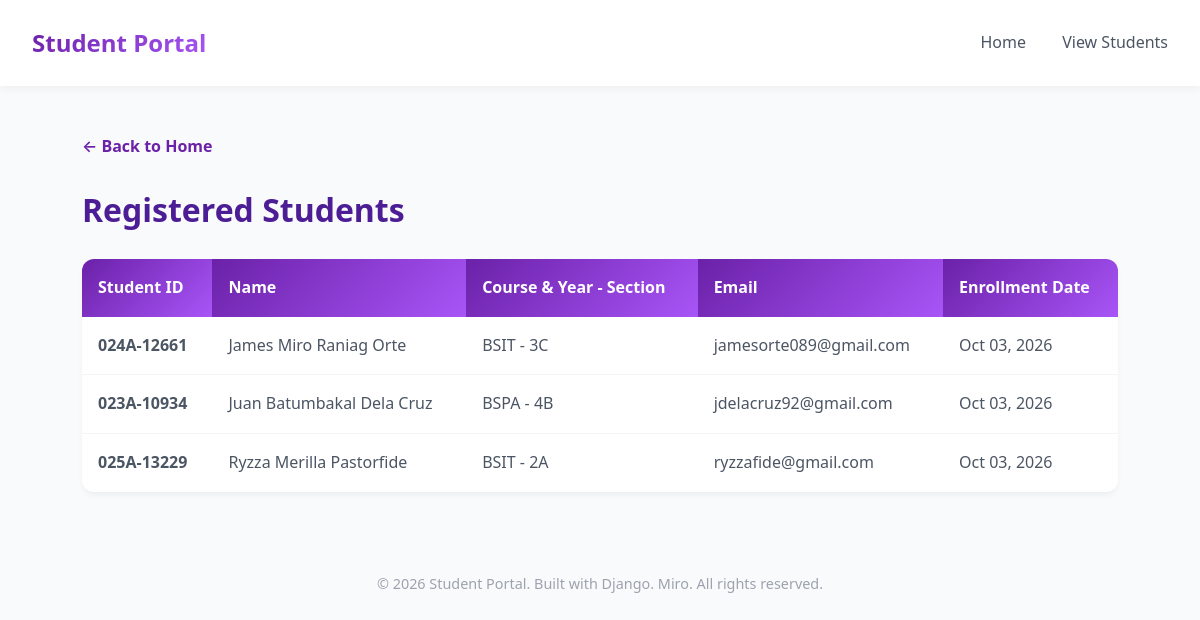
The page /students/ on the database its author committed.
### main/models.py (models this page shows, shortened)
class Student(models.Model):
    first_name = models.CharField(max_length=100)
    middle_name = models.CharField(max_length=100, blank=True, null=True)
    last_name = models.CharField(max_length=100)
    student_id = models.CharField(max_length=20, unique=True)
    course = models.CharField(max_length=100)
    year = models.PositiveIntegerField()
    section = models.CharField(max_length=1)
    email = models.EmailField(unique=True)
    date_of_birth = models.DateField(null=True, blank=True)
    enrollment_date = models.DateTimeField(auto_now_add=True)

### main/views.py (the view)
# urls.py: path('students/', views.student_list, name='student_list'),
def student_list(request):
    students = Student.objects.all()
    context = {
        'students': students
    }
    return render(request, 'main/student_list.html', context)

### main/templates/main/student_list.html (shortened to what this page needs)
{% load static %}
<!DOCTYPE html>
<html lang="en">
<head>
    <link rel="stylesheet" href="{% static 'main/css/style.css' %}">
</head>
<body>
    <nav>
        <div class="logo">Student Portal</div>
        <div class="nav-links">
            <a href="/">Home</a>
            <a href="/students/">View Students</a>
        </div>
    </nav>
    <div class="table-container">
        <a href="/" class="back-btn">← Back to Home</a>
        <h2 style="color: #4c1d95; margin-bottom: 1.5rem; font-size: 2rem;">Registered Students</h2>
        {% if students %}
            <table class="student-table">
                <thead>
                    <tr>
                        <th>Student ID</th>
                        <th>Name</th>
                        <th>Course & Year - Section</th>
                        <th>Email</th>
                        <th>Enrollment Date</th>
                    </tr>
                </thead>
                <tbody>
                    {% for student in students %}
                    <tr>
                        <td><strong>{{ student.student_id }}</strong></td>
                        <td>{{ student.first_name }} {{ student.middle_name }} {{ student.last_name }}</td>
                        <td>{{ student.course }} - {{ student.year }}{{ student.section }}</td>
                        <td>{{ student.email }}</td>
                        <td>{{ student.enrollment_date|date:"M d, Y" }}</td>
                    </tr>
                    {% endfor %}
                </tbody>
            </table>
        {% else %}
            <div class="empty-state">
                <h3 style="color: #6b21a8; margin-bottom: 0.5rem;">No students found</h3>
                <p>There are no student records in the database yet.</p>
            </div>
        {% endif %}
    </div>
    <footer>
        &copy; 2026 Student Portal. Built with Django. Miro. All rights reserved.
    </footer>
</body>
</html>

### main/static/main/css/style.css (style rules this page uses)
* { margin: 0; padding: 0; box-sizing: border-box; }
body { font-family: 'Segoe UI', system-ui, -apple-system, sans-serif; background-color: #f9fafb; color: #333; line-height: 1.6; }
nav { background: rgba(255, 255, 255, 0.95); padding: 1.5rem 2rem; display: flex; justify-content: space-between; align-items: center; box-shadow: 0 2px 10px rgba(0, 0, 0, 0.05); position: sticky; top: 0; z-index: 100; }
.logo { font-size: 1.5rem; font-weight: 700; background: linear-gradient(135deg, #6b21a8, #a855f7); background-clip: text; -webkit-background-clip: text; -webkit-text-fill-color: transparent; }
.nav-links a { text-decoration: none; color: #4b5563; margin-left: 2rem; font-weight: 500; transition: color 0.3s ease; }
footer { text-align: center; padding: 2rem; color: #9ca3af; font-size: 0.9rem; margin-top: 2rem; }

### main/templates/main/student_list.html (style rules this page uses)
.table-container { max-width: 1100px; margin: 3rem auto; padding: 0 2rem; }
.student-table { width: 100%; border-collapse: collapse; background: white; border-radius: 12px; overflow: hidden; box-shadow: 0 4px 6px -1px rgba(0, 0, 0, 0.05); }
.student-table th { background: linear-gradient(135deg, #6b21a8, #a855f7); color: white; padding: 1rem; text-align: left; font-weight: 600; }
.student-table td { padding: 1rem; border-bottom: 1px solid #f3f4f6; color: #4b5563; }
.student-table tr:last-child td { border-bottom: none; }
.back-btn { display: inline-block; margin-bottom: 1.5rem; color: #6b21a8; text-decoration: none; font-weight: 600; }

### rows shown on the page
Student: student_id "024A-12661", first_name "James Miro", middle_name "Raniag", last_name "Orte", course "BSIT", year "3", section "C", email "jamesorte089@gmail.com", enrollment_date "Oct 03, 2026"
Student: student_id "023A-10934", first_name "Juan", middle_name "Batumbakal", last_name "Dela Cruz", course "BSPA", year "4", section "B", email "jdelacruz92@gmail.com", enrollment_date "Oct 03, 2026"
Student: student_id "025A-13229", first_name "Ryzza", middle_name "Merilla", last_name "Pastorfide", course "BSIT", year "2", section "A", email "ryzzafide@gmail.com", enrollment_date "Oct 03, 2026"
